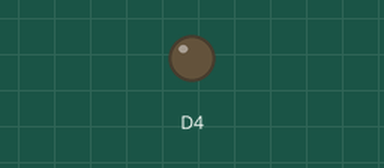
The sketch below on a simulated ESP8266 (NodeMCU). On the bench: output pins drawn as LEDs (lit = HIGH).

Above: at 1.0 s.
Timing chart, 0 to 3.0 s (numbered marks = the images above):
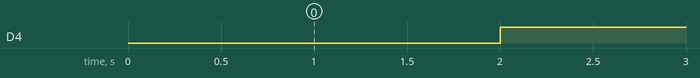

Measured:
- by itself, D4: LOW → HIGH at 2.0 s, → LOW 1.0 s later, → HIGH 0.10 s later, → LOW 0.10 s later, … (1271 changes in this stretch)
- by itself, everything shown: repeats every 21.6 s, in 72 steps

The sketch:

FingerPrint_Test.ino
```cpp
#include <Adafruit_Fingerprint.h>

#define mySerial Serial1

Adafruit_Fingerprint finger = Adafruit_Fingerprint(&mySerial);

void blinkLED(int d){
  digitalWrite(D4, LOW);
  delay(d);
  digitalWrite(D4, HIGH);
  delay(d);
}

void setup()
{
  pinMode(D4, OUTPUT);
  digitalWrite(D4, LOW);

  finger.begin(57600);
  blinkLED(1000);

  if (finger.verifyPassword()) {
    while (1) { blinkLED(100); }
  } else {
    while (1) { blinkLED(50); }
  }
}

void loop(){
}
```
